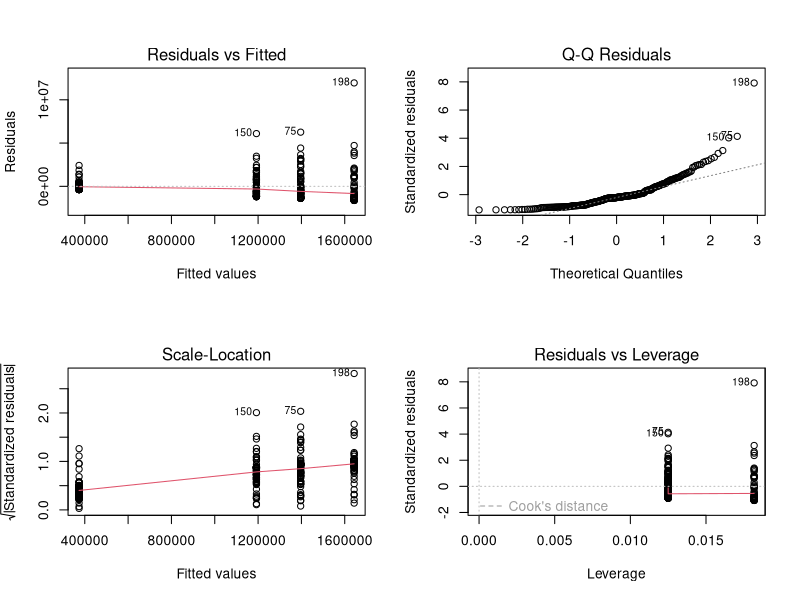

R code for this plot: (Note: this script raises an error after producing the figure.)
#==========================================================
#Script da análise de resultados
#----------------------------------------------------------

print('==========================================================================')
print('Análise descritiva')
print('==========================================================================')

#Leitura de dados
result0 = read.csv("result0.csv", header = FALSE, sep = "\t")
result1 = read.csv("result1.csv", header = FALSE, sep = "\t")
result2 = read.csv("result2.csv", header = FALSE, sep = "\t")
result3 = read.csv("result3.csv", header = FALSE, sep = "\t")

#Tabela descritiva dos resultados
summary(result0)
summary(result1)
summary(result2)
summary(result3)

print('==========================================================================')
print('Teste ANOVA e suas premissas')
print('==========================================================================')

#Preparação da tabela ANOVA
##Cria vetor com a medida UB, no caso V2 (você pode fazer o mesmo com o tempo ou LB)
Medida=c(result0$V2, result1$V2, result2$V2, result3$V2)
##Cada modelo Mi tem 80 réplicas de instâncias
Modelo=c(rep("M0",80), rep("M1",80), rep("M2",55), rep("M3",80))
TabelaMedida=data.frame(Medida, Modelo)
##Salva TabelaMedida em csv
write.table(TabelaMedida, file='arquivo.csv', sep='\t', dec='.', row.names=FALSE)

#Teste de homocedasticidade
library(car)
leveneTest(Medida~Modelo,data=TabelaMedida)

#ANOVA com interação
analise1 <- aov(Medida~Modelo,data=TabelaMedida)
anova(analise1)

##Gráficos relacionados
par(mfrow=c(2,2)) #divide a janela gráfica
plot(analise1)

#Normalidade dos resíduos 
shapiro.test(residuals(analise1))

#Se o teste não satisfaz as premissas de normalidade 
#dos resíduos ou homocedasticidade
print('==========================================================================')
print("Testes não paramétricos: Kruskal Wallis e Welch's ANOVA")
print('==========================================================================')

kruskal.test(Medida~Modelo,data=TabelaMedida)
oneway.test(Medida~Modelo,data=TabelaMedida, na.action=na.omit, var.equal=FALSE) 
## lsmeans pode ser uma outra opção
#model = lm(Medida~Modelo,data=TabelaMedida)
#library(emmeans)
#lsmeans(model, pairwise ~ Modelo, adjust="tukey")

#Gráficos
plot(TabelaMedida$Modelo,TabelaMedida$Medida,xlab="modelo",ylab="UB")
print('==========================================================================')
print("Testes de multiplas comparações com todos os métodos de ajuste de p-valor")
print('==========================================================================')

#Multiplas comparações "holm", "hochberg", "hommel", "bonferroni", "BH", "BY", "fdr", "none"
#https://stat.ethz.ch/R-manual/R-devel/library/stats/html/p.adjust.html
pairwise.wilcox.test(TabelaMedida$Medida,TabelaMedida$Modelo, p.adjust.method = "holm")
pairwise.wilcox.test(TabelaMedida$Medida,TabelaMedida$Modelo, p.adjust.method = "hochberg")
pairwise.wilcox.test(TabelaMedida$Medida,TabelaMedida$Modelo, p.adjust.method = "hommel")
pairwise.wilcox.test(TabelaMedida$Medida,TabelaMedida$Modelo, p.adjust.method = "bonferroni") #reduz a chance de erro tipo 1
pairwise.wilcox.test(TabelaMedida$Medida,TabelaMedida$Modelo, p.adjust.method = "BH")
pairwise.wilcox.test(TabelaMedida$Medida,TabelaMedida$Modelo, p.adjust.method = "BY")
pairwise.wilcox.test(TabelaMedida$Medida,TabelaMedida$Modelo, p.adjust.method = "fdr")
pairwise.wilcox.test(TabelaMedida$Medida,TabelaMedida$Modelo, p.adjust.method = "none")

TukeyHSD(analise1, ordered = TRUE)
